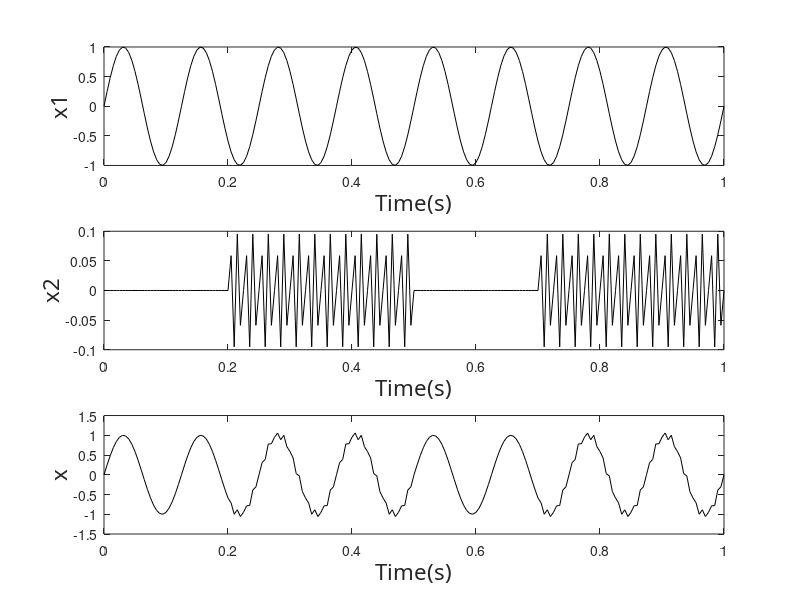

MATLAB code to generate this figure: (Note: this script raises an error after producing the figure.)
t=0:0.005:1;
x1=sin(2*pi*8*t);
% x2=0.*(t>=0&t<0.2)+0.1*sin(2*80*pi*t).*(t>=0.2&t<0.5)+0.*(t>=0.5&t<0.7)+0.1*sin(2*80*pi*t).*(t>=0.7&t<=0.1);
x2=0.1*sin(2*80*pi*t).*((t>=0.2&t<0.5)|(t>=0.7&t<1));
x=x1+x2;
figure(1);
subplot(3,1,1);
plot(t,x1,'k');
xlabel('Time(s)','FontName','Times News Roman','FontSize',16);
ylabel(strcat('x1'),'FontName','Times News Roman','FontSize',16);
subplot(3,1,2);
plot(t,x2,'k');
xlabel('Time(s)','FontName','Times News Roman','FontSize',16);
ylabel(strcat('x2'),'FontName','Times News Roman','FontSize',16);
subplot(3,1,3);
plot(t,x,'k');
xlabel('Time(s)','FontName','Times News Roman','FontSize',16);
ylabel(strcat('x'),'FontName','Times News Roman','FontSize',16);

imf=emd(x);
len=size(imf,1);

figure(2);
for i=1:len
    subplot(len,1,i);
    plot(t,imf(i,:),'k');
    s=['imf',num2str(i)];
    ylabel(strcat(s),'FontName','Times News Roman','FontSize',16);
end
xlabel('Time(s)','FontName','Times News Roman','FontSize',16);

figure(3)
plot(t,imf(1,:),'k')
xlabel('Time(s)','FontName','Times News Roman','FontSize',16);
ylabel(strcat('IMF1'),'FontName','Times News Roman','FontSize',16);




